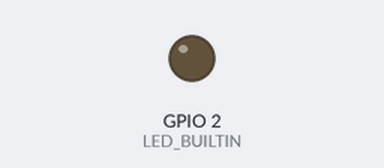
Bench run of a sketch on a simulated ESP32. Shown: output pins drawn as LEDs (lit = HIGH). At 3.0 s the program puts the board to deep sleep or switches it off; the recording ends there.

Above: at 0.1 s.
At 2.75 s:
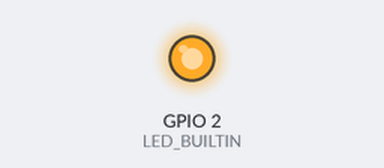
Timing chart, 0 to 3.0 s (numbered marks = the images above):
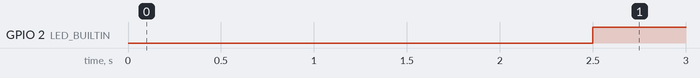

The sketch:

Blink_demo.ino
```cpp
void setup() {
  // put your setup code here, to run once:
  pinMode(LED_BUILTIN,OUTPUT);
}

void loop() {
  // put your main code here, to run repeatedly:
  digitalWrite(LED_BUILTIN,LOW);
  delay(2500);
  digitalWrite(LED_BUILTIN, HIGH);
  delay(500);
  ESP.deepSleep(0);
}
```

Measured:
- by itself, GPIO 2 (LED_BUILTIN): LOW → HIGH at 2.5 s
